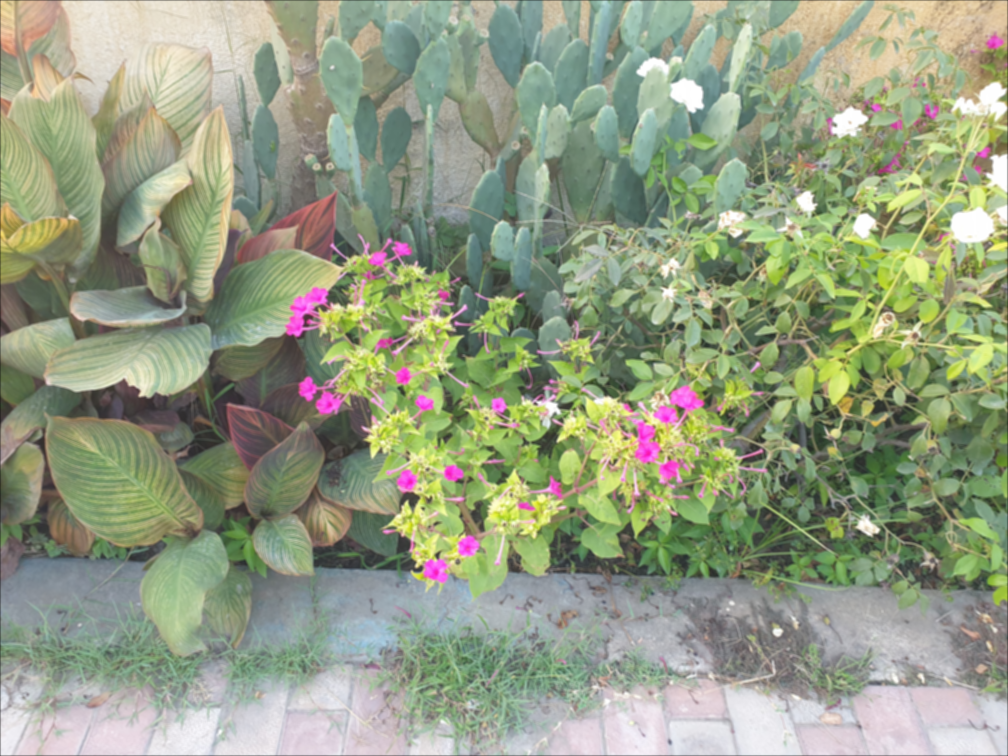
#> input picture Image Sharpening/Input/flowers.blur.png, 1008 x 756 px, found by its file name
$ python q1.py
#> lines starting #> are read from the running program, lines starting #| are printed output that depends on the picture
import cv2 as cv
import numpy as np
import matplotlib.pyplot as plt
from scipy import signal


def show_gaussain_filter(size,sigma):
    gaussian_x=cv.getGaussianKernel(size,sigma)
    gaussian_y=cv.getGaussianKernel(size,sigma)
    gaussian_y=np.transpose(gaussian_y)
    gaussian=gaussian_x*gaussian_y
    cv.imwrite('res01.jpg',gaussian)
    return gaussian


def LoG(sigma,x,y):
    e=np.exp(-(x**2+y**2)/(2*(sigma**2)))
    a=(x**2+y**2-2*(sigma**2))/(2*np.pi*(sigma**6))
    return a*e


def Log_filter(sigma,size):
    k=size//2
    filter=np.zeros((size,size),dtype='float64')
    for i in range(-k,k+1):
        for j in range(-k,k+1):
            filter[i+k,j+k]=LoG(sigma,np.abs(i),np.abs(j))

    return filter

def show_magnitude(image,chanelName):
    image2=np.copy(image)
    image2=image2.astype('float64')
    image_fft=np.fft.fft2(image2)
    fft_shifted=np.fft.fftshift(image_fft)
    amplitude_image=np.abs(fft_shifted)
    log_image=np.log(amplitude_image)
    plt.imsave(f"{chanelName}res08.jpg",log_image,cmap='gray')


def normalize(image):
    image =image- image.mean()
    image = image/image.std()
    image = image*30
    image = image+127
    return image

def rgb_sharping(image,sigma,k):
    blue=sharp_chanel(image[:,:,0],sigma,k,'blue')
    green=sharp_chanel(image[:,:,1],sigma,k,'green')
    red=sharp_chanel(image[:,:,2],sigma,k,'red')
    image[:,:,0]=blue
    image[:,:,1]=green
    image[:,:,2]=red
    image= np.clip(image, 0, 255).astype('uint8')
    return image

def sharp_chanel(image,sigma,k,chanelName):
    image=image.astype('float64')
    image_fft=np.fft.fft2(image)
    shifted_fft=np.fft.fftshift(image_fft)
    hp=Highpass_filter(sigma,image.shape[1],image.shape[0])
    x=1+k*hp
    y=shifted_fft*x
    y2=np.copy(y)
    y2=np.abs(y2)
    y2=np.log(y2)
    plt.imsave(f"{chanelName}res10.jpg",y2,cmap='gray')
    y=np.fft.ifftshift(y)
    y=np.fft.ifft2(y)
    y=np.real(y)
    sharped_chanel=y
    sharped_chanel= np.clip(y, 0, 255).astype('uint8')
    return sharped_chanel

def Highpass_filter(sigma,width,height):
    filter=np.zeros((width,height),dtype='float64')
    filter=d_u_v_array(width,height)
    filter=filter/(2*(sigma**2))
    filter=-filter
    filter=np.exp(filter)
    return 1-filter

def d_u_v_array(width,height):
    array=np.zeros((height,width),dtype='float64')
    a=np.arange(-width//2,width//2)
    # a=a-width/2
    a = np.expand_dims(a, axis=0)
    a=a**2
    u2=array+a
    a=np.arange(-height//2,height//2)
    # a=a-height/2
    a = np.expand_dims(a, axis=1)
    a=a**2
    v2=array+a
    array=u2+v2
    # print(array[height//2,width//2])
    return array

def sharp_chanel_section_D(image_chanel):
    image_fft=np.fft.fft2(image_chanel)
    image_fft_shifted=np.fft.fftshift(image_fft)
    x=4*(np.pi**2)*d_u_v_array_section_D(image_chanel.shape[1],image_chanel.shape[0])
    x=x*image_fft_shifted
    y=np.fft.ifftshift(x)
    y=np.fft.ifft2(y)
    y=np.real(y)
    y=y/np.max(np.abs(np.copy(y)))
    # print(np.max(y))
    # print(np.min(y))
    return y

def d_u_v_array_section_D(width,height):
    array=np.zeros((height,width),dtype='float64')
    # a=np.arange(-width//2,width//2)
    a=np.arange(width)
    a=a-width//2
    a = np.expand_dims(a, axis=0)
    a=a**2
    u2=array+a
    # a=np.arange(-height//2,height//2)
    a=np.arange(height)
    a=a-height//2
    a = np.expand_dims(a, axis=1)
    a=a**2
    v2=array+a
    array=u2+v2
    # print(array[height//2,width//2])
    return array

def show(image,chanelName):
    image_fft=np.fft.fft2(image)
    image_fft_shifted=np.fft.fftshift(image_fft)
    x=4*(np.pi**2)*d_u_v_array_section_D(image.shape[1],image.shape[0])
    x=x*image_fft_shifted
    x2=np.copy(x)
    x2=np.abs(x2)
    x2=np.log(x2+0.00001)
    # plt.imshow(x2)
    # plt.show()
    plt.imsave(f"{chanelName}res12.jpg",x2)
    y=np.fft.ifftshift(x)
    y=np.fft.ifft2(y)
    y=np.real(y)
    plt.imsave(f"{chanelName}res13.jpg",y,cmap='gray')


def first():
    alpha=4
    size=5
    sigma=2
    image=cv.imread("flowers.blur.png").astype('float64')
    # image=cv.cvtColor(image,cv.COLOR_BGR2GRAY)
    blurred_image=cv.GaussianBlur(image,(size,size),sigma)
    cv.imwrite("res02.jpg",blurred_image)
    unsharp_mask=image-blurred_image
    visual_unsharp_mask=unsharp_mask
    visual_unsharp_mask=visual_unsharp_mask.astype('float64')
    visual_unsharp_mask=normalize(visual_unsharp_mask)
    visual_unsharp_mask= np.clip(visual_unsharp_mask, 0, 255)
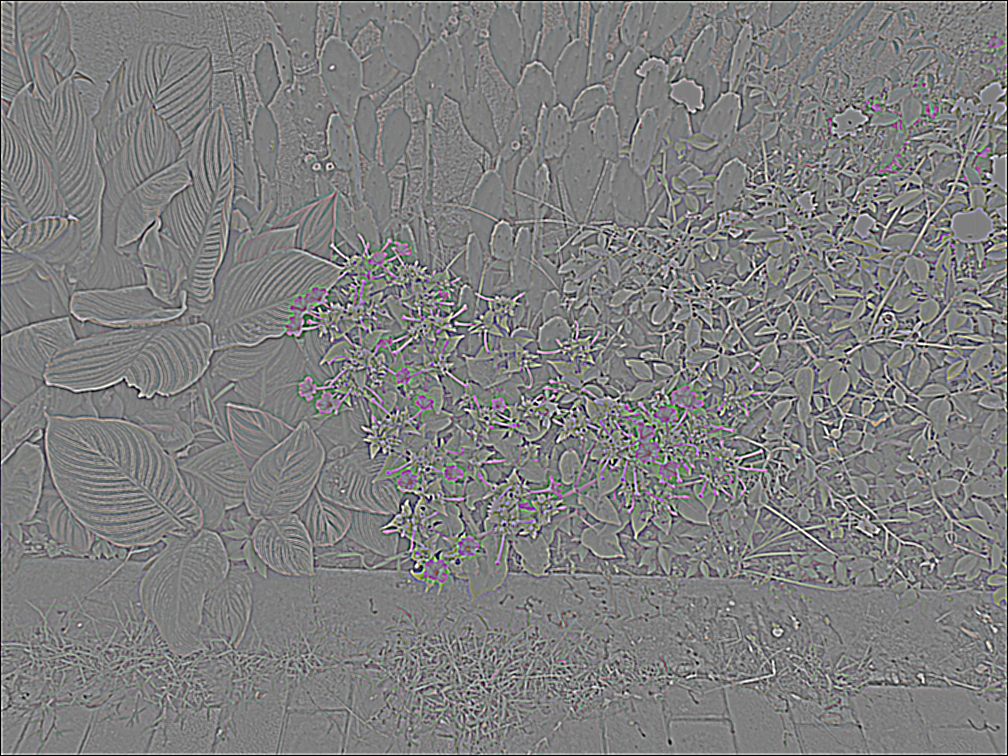
#> visual_unsharp_mask: shape (756, 1008, 3) float64; mean of channels 0, 1, 2 127.2, 127.2, 127.2; drawn as B, G, R
    visual_unsharp_mask=visual_unsharp_mask.astype('uint8')
    image=image+alpha*unsharp_mask
    image[image>255]=255
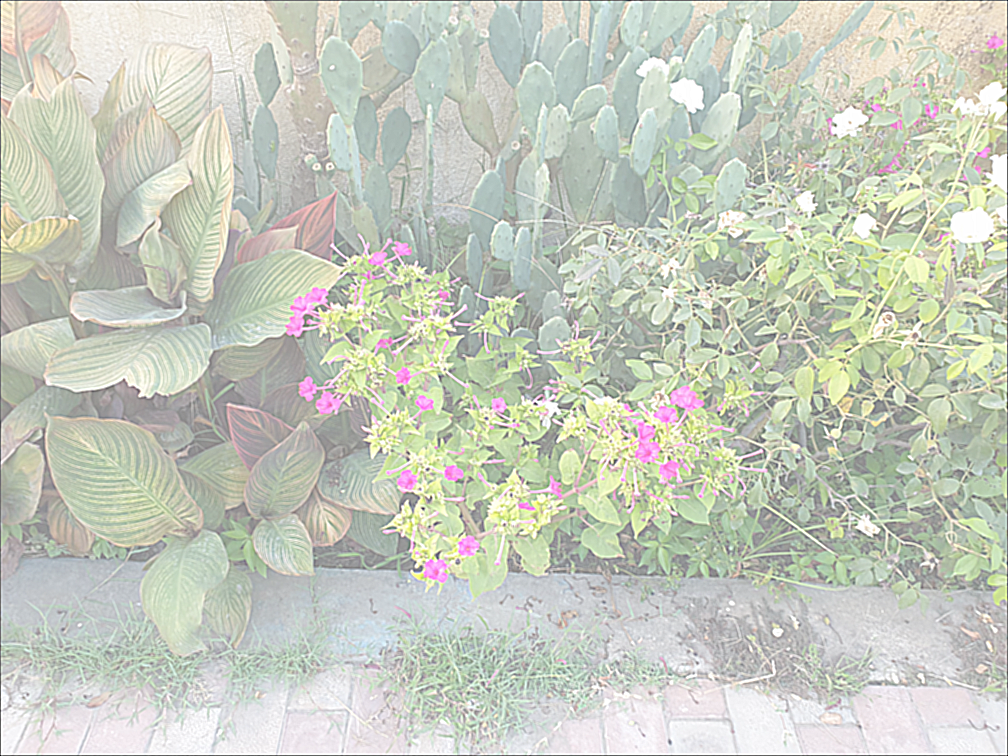
#> image: shape (756, 1008, 3) float64; mean B, G, R 130.2, 156.1, 147.1; drawn with min black and max white
    image[image<0]=0
    image=image.astype('uint8')
    cv.imwrite('res04.jpg',image)
    cv.imwrite("res03.jpg",visual_unsharp_mask)
    kernel=show_gaussain_filter(size,sigma)
    emp=np.zeros((201,201))
    for i in range(size):
        for j in range(size):
            a=(201-size)//2
            emp[a+i][a+j]=kernel[i,j]

    # plt.imshow(kernel)
    # plt.show()
    plt.imsave("res01.jpg",emp,cmap='gray')
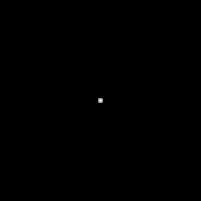
#> saved as res01.jpg: shape (201, 201, 3); min 0, max 255, mean 0.1


def second():
    sigma=0.7
    size=3
    k=4
    image=cv.imread("flowers.blur.png").astype('float64')
    log_filter=Log_filter(sigma,size)
    log_filter=log_filter-np.mean(log_filter)

    unsharp_mask=np.zeros_like(image)
    unsharp_mask[:,:,0]=signal.correlate(image[:,:,0],log_filter,mode='same')
    unsharp_mask[:,:,1]=signal.correlate(image[:,:,1],log_filter,mode='same')
    unsharp_mask[:,:,2]=signal.correlate(image[:,:,2],log_filter,mode='same')
    visual_unsharp_mask=unsharp_mask
    visual_unsharp_mask=visual_unsharp_mask.astype('float64')
    visual_unsharp_mask=normalize(visual_unsharp_mask)
    visual_unsharp_mask= np.clip(visual_unsharp_mask, 0, 255)
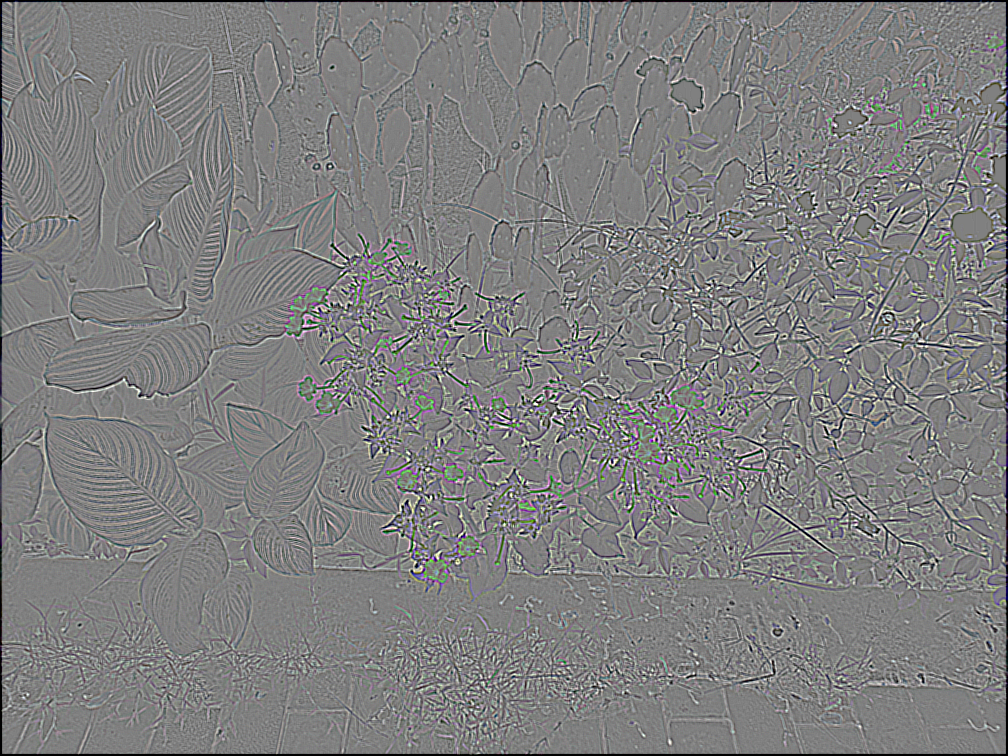
#> visual_unsharp_mask: shape (756, 1008, 3) float64; mean of channels 0, 1, 2 127.4, 127.3, 127.3; drawn as B, G, R
    visual_unsharp_mask=visual_unsharp_mask.astype('uint8')
    cv.imwrite('res06.jpg',visual_unsharp_mask)
    sharped_image=image-k*unsharp_mask
    sharped_image[sharped_image>255]=255
    sharped_image[sharped_image<0]=0
    sharped_image=sharped_image.astype('uint8')
    cv.imwrite('res07.jpg',sharped_image)
    kernel=Log_filter(sigma,size)
    kernel=kernel-np.mean(log_filter)
    emp=np.zeros((201,201))
    for i in range(size):
        for j in range(size):
            a=(201-size)//2
            emp[a+i][a+j]=kernel[i,j]


    # plt.imshow(kernel)
    # plt.show()
    plt.imsave("res05.jpg",emp,cmap='gray')


def third():
    D0=60
    k=2
    image=cv.imread("flowers.blur.png")
#> image is the input picture: shape (756, 1008, 3); mean B, G, R 131.2, 157.3, 148.6
    show_magnitude(image[:,:,0],'blue')
#> in show_magnitude, `log_image=np.log(amplitude_image)`:
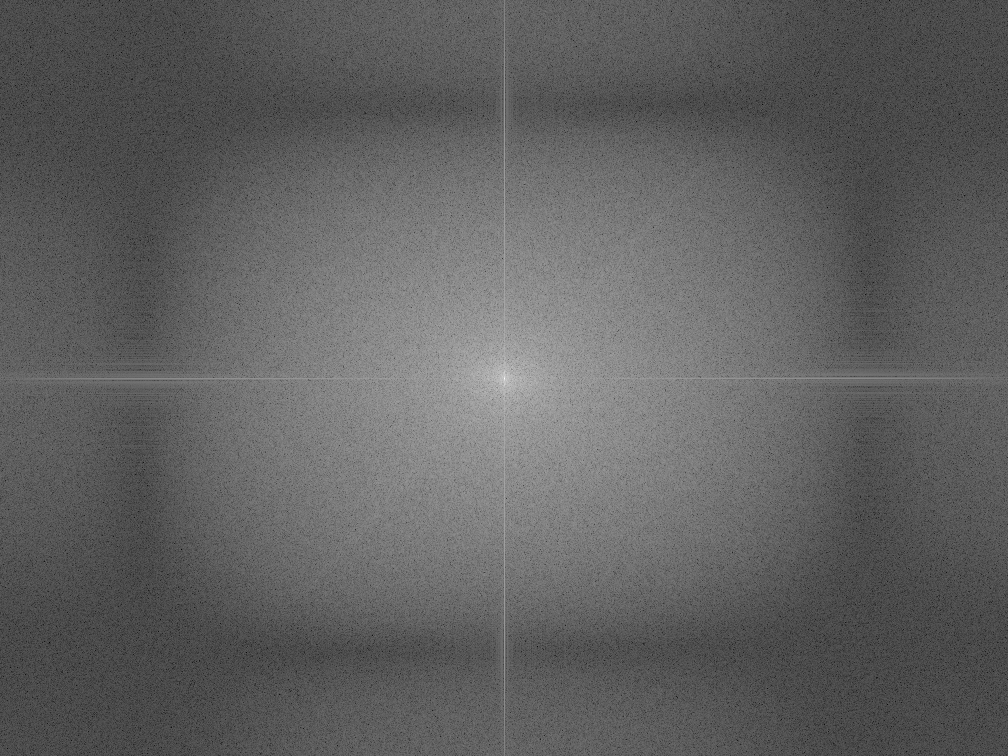
#> log_image: shape (756, 1008) float64; min 0.112, max 18.42, mean 7.07; drawn with min black and max white
    show_magnitude(image[:,:,1],'green')
#> call 2 of show_magnitude, with chanelName = 'green'
#> in show_magnitude (call 2), `image2=np.copy(image)`:
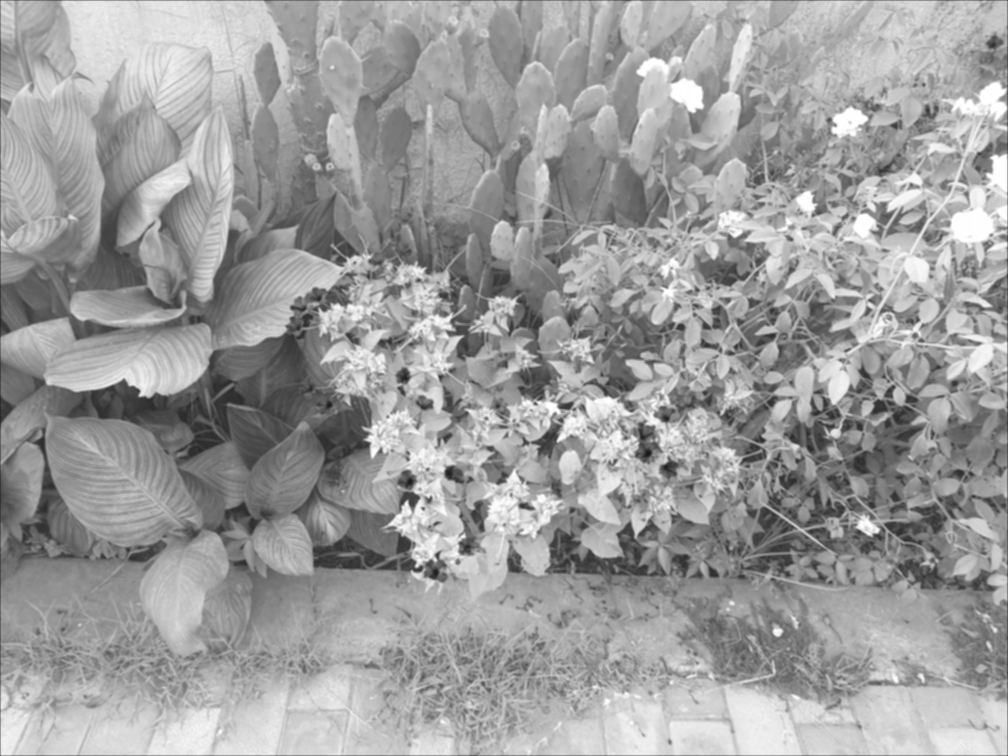
#> image2: shape (756, 1008); min 24, max 255, mean 157.3
    show_magnitude(image[:,:,2],'red')
#> call 3 of show_magnitude, with chanelName = 'red'
#> in show_magnitude (call 3), `image2=np.copy(image)`:
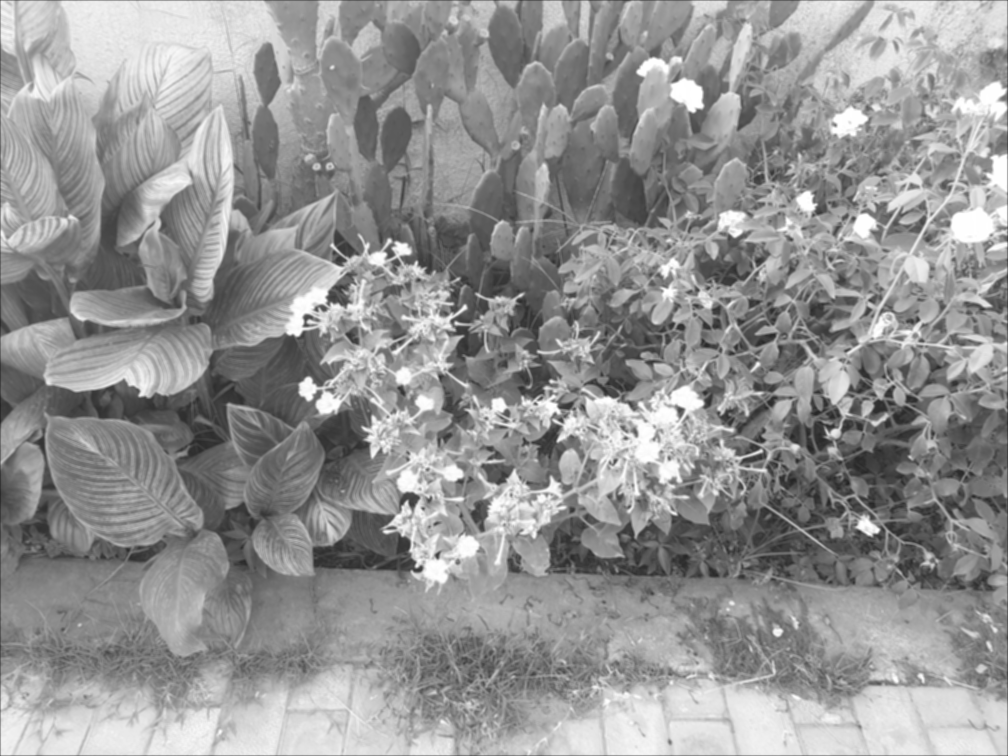
#> image2: shape (756, 1008); min 35, max 255, mean 148.6


    hp2=Highpass_filter(D0,image.shape[1],image.shape[0])
    plt.imsave("res09.jpg",hp2,cmap='gray')

    image=rgb_sharping(image,60,k)
    cv.imwrite("res11.jpg",image)


def fourth():
    k=2
    image=cv.imread('flowers.blur.png')
    image=image.astype('float64')
    show(image[:,:,0],'blue')
    show(image[:,:,1],'green')
    show(image[:,:,2],'red')
    image=image/255
    sharped_image=np.zeros_like(image,dtype='float64')

    sharped_image[:,:,0]=image[:,:,0]+k*sharp_chanel_section_D(image[:,:,0])
    sharped_image[:,:,1]=image[:,:,1]+k*sharp_chanel_section_D(image[:,:,1])
    sharped_image[:,:,2]=image[:,:,2]+k*sharp_chanel_section_D(image[:,:,2])
    sharped_image=sharped_image*255
    sharped_image= np.clip(sharped_image, 0, 255).astype('uint8')
    cv.imwrite("res14.jpg.jpg",sharped_image)

first()
second()
third()
fourth()
